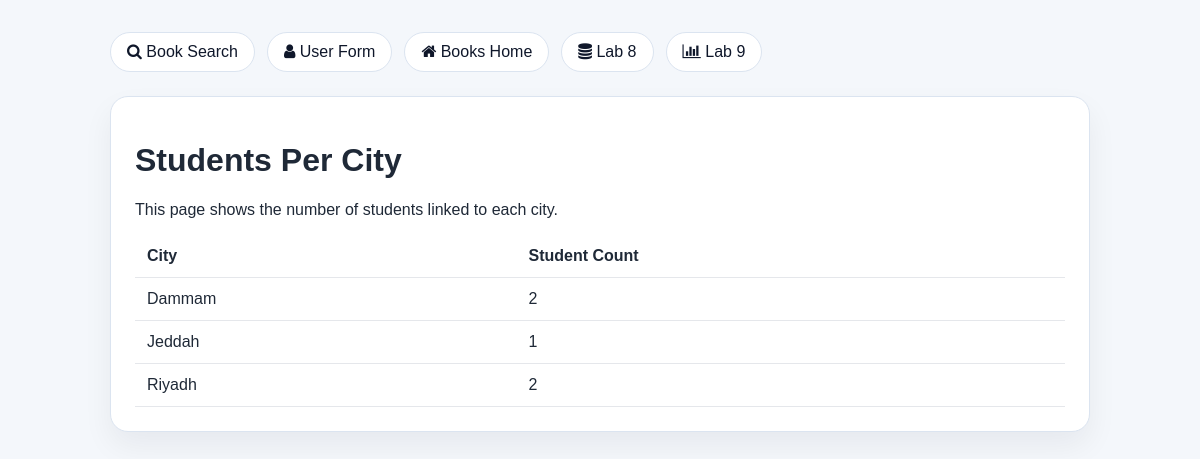
Page /books/lab8/task7 on the committed database.
### apps/bookmodule/models.py (models this page shows, shortened)
class Address(models.Model):
    city = models.CharField(max_length=120)
    class Meta:
        ordering = ["city", "id"]

### apps/bookmodule/views.py (the view)
# urls.py: path("lab8/task7", views.lab8_task7, name="lab8-task7"),
def lab8_task7(request):
    city_counts = Address.objects.annotate(student_count=Count("students")).order_by("city")
    return render(
        request,
        "bookmodule/lab8_city_counts.html",
        {
            "page_title": "Lab 8 - Task 7",
            "city_counts": city_counts,
        },
    )

### apps/templates/bookmodule/lab8_city_counts.html (shortened to what this page needs)
{% extends "layouts/base.html" %}
{% block content %}
<div class="card">
    <h1>Students Per City</h1>
    <p>This page shows the number of students linked to each city.</p>
    <table>
        <thead>
            <tr>
                <th>City</th>
                <th>Student Count</th>
            </tr>
        </thead>
        <tbody>
            {% for address in city_counts %}
            <tr>
                <td>{{ address.city }}</td>
                <td>{{ address.student_count }}</td>
            </tr>
            {% empty %}
            <tr>
                <td colspan="2">No city data is available.</td>
            </tr>
            {% endfor %}
        </tbody>
    </table>
</div>
{% endblock content %}

### apps/templates/layouts/base.html (style rules this page uses)
body { margin: 0; font-family: Arial, sans-serif; background: #f4f7fb; color: #1f2937; }
.card { background: #fff; border: 1px solid #dbe4f0; border-radius: 18px; padding: 24px; box-shadow: 0 14px 30px rgba(15, 23, 42, 0.06); margin-bottom: 20px; }
table { width: 100%; border-collapse: collapse; margin-top: 16px; }
th, td { border-bottom: 1px solid #e5e7eb; padding: 12px; text-align: left; }

### rows in the picture
Address: city "Dammam", student_count "2"
Address: city "Jeddah", student_count "1"
Address: city "Riyadh", student_count "2"
